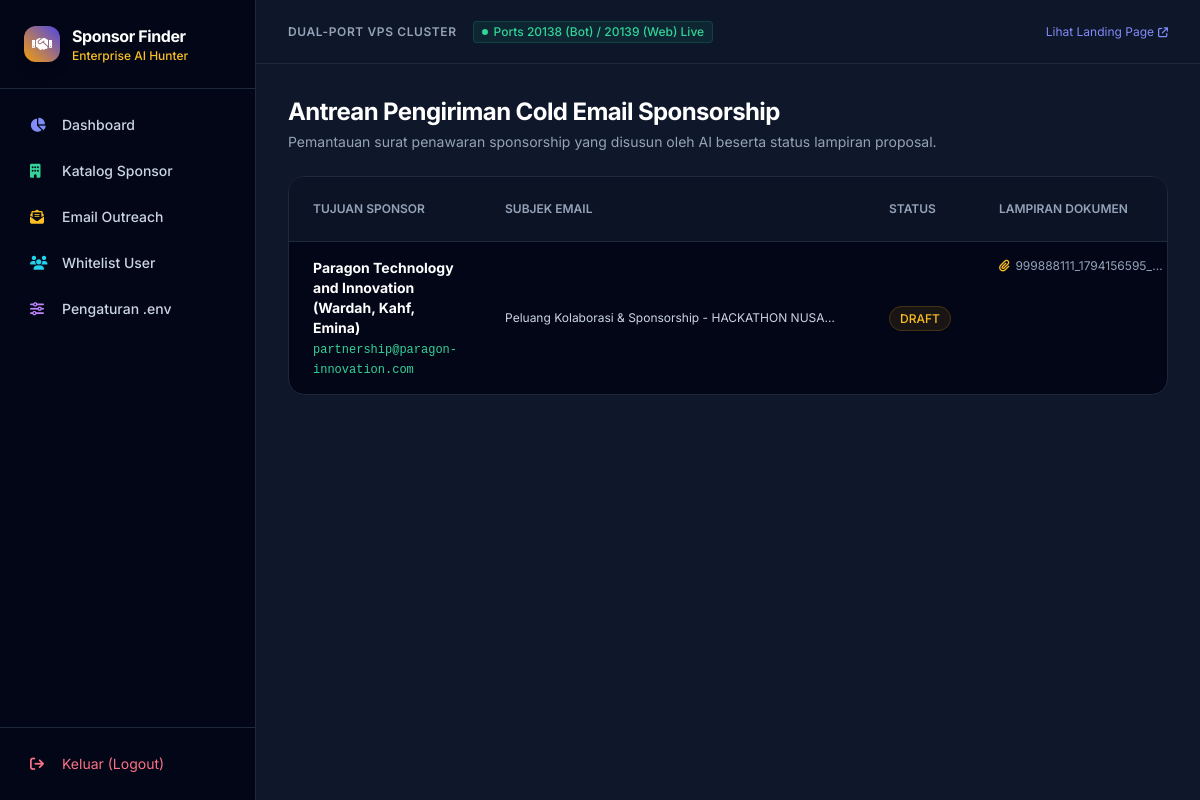
The app's page /admin/emails (signed in) with its own data.
### app/database/models.py (models this page shows)
class Base(DeclarativeBase):
    pass

class EmailQueue(Base):
    __tablename__ = "email_queue"
    id: Mapped[int] = mapped_column(Integer, primary_key=True, autoincrement=True)
    user_id: Mapped[int] = mapped_column(Integer, default=0, index=True)
    sponsor_id: Mapped[int] = mapped_column(Integer, ForeignKey("sponsors.id", ondelete="CASCADE"))
    recipient_email: Mapped[str] = mapped_column(String(255))
    subject: Mapped[str] = mapped_column(String(255))
    body: Mapped[str] = mapped_column(Text)
    status: Mapped[str] = mapped_column(String(50), default="draft")  # "draft", "approved", "rejected", "sending", "sent", "failed"
    error_message: Mapped[Optional[str]] = mapped_column(Text, nullable=True)
    source: Mapped[str] = mapped_column(String(50), default="ai_pitch")
    attachment_path: Mapped[Optional[str]] = mapped_column(String(500), nullable=True)
    created_at: Mapped[datetime] = mapped_column(
        DateTime, default=lambda: datetime.now(timezone.utc).replace(tzinfo=None)
    )
    sent_at: Mapped[Optional[datetime]] = mapped_column(DateTime, nullable=True)
    sponsor: Mapped[Sponsor] = relationship("Sponsor", back_populates="emails")

class Sponsor(Base):
    __tablename__ = "sponsors"
    id: Mapped[int] = mapped_column(Integer, primary_key=True, autoincrement=True)
    name: Mapped[str] = mapped_column(String(255), unique=True, index=True)
    website: Mapped[Optional[str]] = mapped_column(String(255), nullable=True)
    partnership_url: Mapped[Optional[str]] = mapped_column(String(500), nullable=True)
    contact_email: Mapped[Optional[str]] = mapped_column(String(255), nullable=True)
    email_source: Mapped[Optional[str]] = mapped_column(String(255), nullable=True)
    category: Mapped[Optional[str]] = mapped_column(String(100), nullable=True, index=True)
    region: Mapped[str] = mapped_column(String(50), default="Indonesia", index=True)  # "Indonesia", "Global"
    target_demographics: Mapped[Optional[str]] = mapped_column(Text, nullable=True)
    typical_sponsorship: Mapped[Optional[str]] = mapped_column(String(255), nullable=True)
    description: Mapped[Optional[str]] = mapped_column(Text, nullable=True)
    sponsorship_guidelines: Mapped[Optional[str]] = mapped_column(Text, nullable=True)
    is_discovered: Mapped[bool] = mapped_column(Boolean, default=False)
    status: Mapped[str] = mapped_column(String(50), default="active")  # "active", "contacted", "blacklisted"
    logo_url: Mapped[Optional[str]] = mapped_column(String(500), nullable=True)
    created_at: Mapped[datetime] = mapped_column(
        DateTime, default=lambda: datetime.now(timezone.utc).replace(tzinfo=None)
    )
    opportunities: Mapped[List["SponsorOpportunity"]] = relationship(
        "SponsorOpportunity", back_populates="sponsor", cascade="all, delete-orphan"
    )
    matches: Mapped[List["AISponsorMatch"]] = relationship(
        "AISponsorMatch", back_populates="sponsor", cascade="all, delete-orphan"
    )
    emails: Mapped[List["EmailQueue"]] = relationship(
        "EmailQueue", back_populates="sponsor", cascade="all, delete-orphan"
    )
    favorites: Mapped[List["FavoriteSponsor"]] = relationship(
        "FavoriteSponsor", back_populates="sponsor", cascade="all, delete-orphan"
    )

### app/web/routes/admin_routes.py (the view)
@router.get("/emails", response_class=HTMLResponse)
async def list_emails(request: Request, _ = Depends(check_admin)):
    async with async_session_maker() as session:
        stmt = select(EmailQueue, Sponsor).join(Sponsor, EmailQueue.sponsor_id == Sponsor.id).order_by(desc(EmailQueue.id)).limit(50)
        res = await session.execute(stmt)
        items = list(res.all())
    return templates.TemplateResponse("emails.html", {
        "request": request,
        "items": items
    })

### app/web/templates/emails.html (shortened to what this page needs)
{% extends "base.html" %}
{% block content %}
<div class="space-y-6 max-w-7xl mx-auto">
  <div>
    <h2 class="text-2xl font-bold tracking-tight text-white">Antrean Pengiriman Cold Email Sponsorship</h2>
    <p class="text-sm text-slate-400 mt-1">Pemantauan surat penawaran sponsorship yang disusun oleh AI beserta status lampiran proposal.</p>
  </div>
  <div class="bg-slate-950 rounded-2xl border border-slate-800 overflow-hidden shadow-sm">
    <div class="overflow-x-auto">
      <table class="w-full text-left text-sm text-slate-300">
        <thead class="text-xs uppercase bg-slate-900/80 text-slate-400 border-b border-slate-800">
          <tr>
            <th class="px-6 py-4 font-semibold">Tujuan Sponsor</th>
            <th class="px-6 py-4 font-semibold">Subjek Email</th>
            <th class="px-6 py-4 font-semibold">Status</th>
            <th class="px-6 py-4 font-semibold">Lampiran Dokumen</th>
          </tr>
        </thead>
        <tbody class="divide-y divide-slate-800">
          {% for email_rec, sponsor in items %}
          <tr class="hover:bg-slate-900/40 transition">
            <td class="px-6 py-4">
              <span class="font-bold text-white block">{{ sponsor.name }}</span>
              <span class="text-xs font-mono text-emerald-400">{{ email_rec.recipient_email }}</span>
            </td>
            <td class="px-6 py-4 text-xs text-slate-300 max-w-sm truncate">{{ email_rec.subject }}</td>
            <td class="px-6 py-4">
              <span class="px-2.5 py-1 rounded-full text-xs font-medium {% if email_rec.status == 'sent' %}bg-emerald-500/10 text-emerald-400 border border-emerald-500/20{% elif email_rec.status == 'draft' %}bg-amber-500/10 text-amber-400 border border-amber-500/20{% else %}bg-rose-500/10 text-rose-400 border border-rose-500/20{% endif %}">
                {{ email_rec.status.upper() }}
              </span>
            </td>
            <td class="px-6 py-4 text-xs text-slate-400 flex items-center space-x-1.5">
              {% if email_rec.attachment_path %}
              <i class="fa-solid fa-paperclip text-amber-400"></i>
              <span class="truncate max-w-[150px]">{{ email_rec.attachment_path.split('/')[-1] }}</span>
              {% else %}
              <span class="text-slate-600">Tidak ada</span>
              {% endif %}
            </td>
          </tr>
          {% endfor %}
        </tbody>
      </table>
    </div>
  </div>
</div>
{% endblock %}

### app/web/templates/base.html (style rules this page uses)
body { font-family: 'Inter', sans-serif; }

### records on screen
EmailQueue: name "Paragon Technology and Innovation (Wardah, Kahf, Emina)", recipient_email "partnership@paragon-innovation.com", subject "Peluang Kolaborasi & Sponsorship - HACKATHON NUSA…", status "DRAFT", attachment_path "999888111_1794156595_…"
